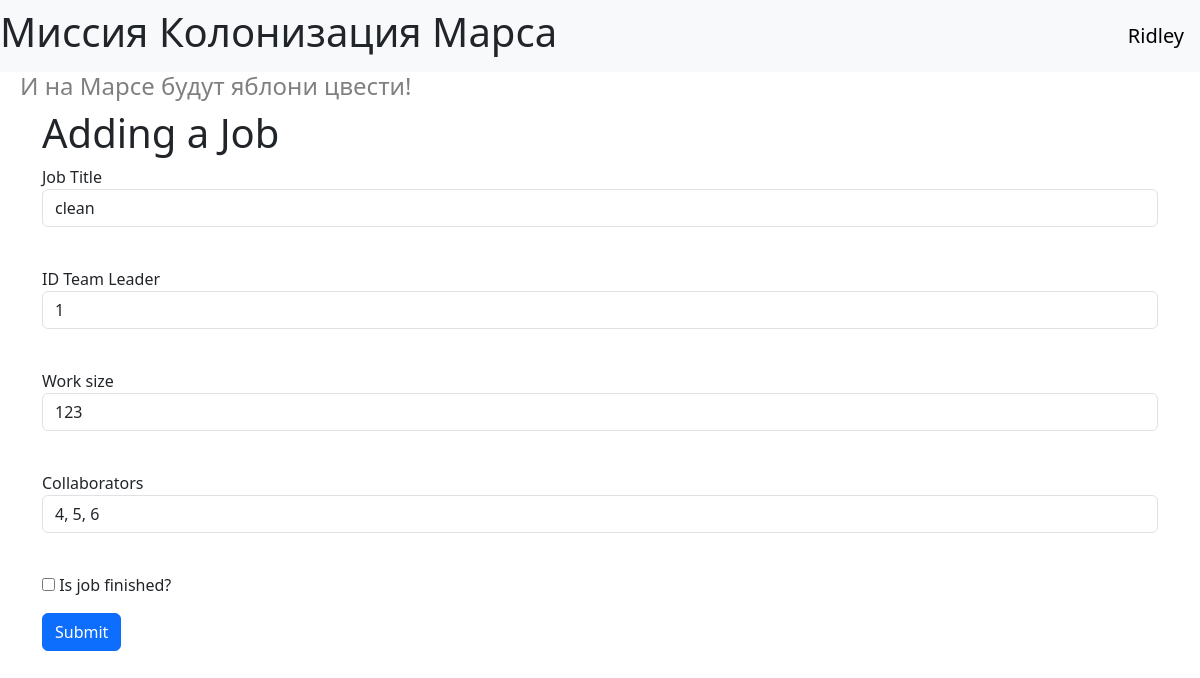
The app's page /edit_job/2 (signed in), older data.
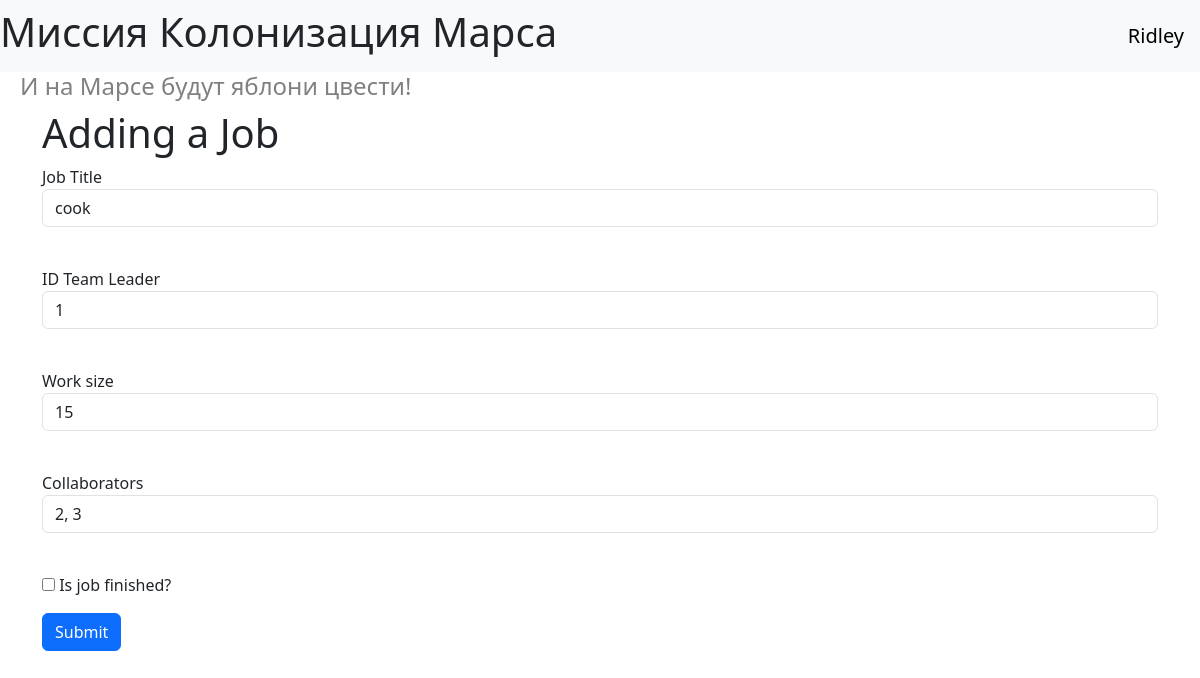
The same page, newer data.
### data/jobs.py (models this page shows)
class Job(db_session.SqlAlchemyBase):
    __tablename__ = 'jobs'
    id = sqlalchemy.Column(sqlalchemy.Integer, primary_key=True, autoincrement=True)
    team_leader = sqlalchemy.Column(sqlalchemy.Integer, sqlalchemy.ForeignKey("users.id"))
    job = sqlalchemy.Column(sqlalchemy.String, nullable=True)
    work_size = sqlalchemy.Column(sqlalchemy.Integer, nullable=True)
    collaborators = sqlalchemy.Column(sqlalchemy.String, nullable=True)
    start_date = sqlalchemy.Column(sqlalchemy.DateTime, default=datetime.datetime.now)
    end_date = sqlalchemy.Column(sqlalchemy.DateTime, nullable=True)
    is_finished = sqlalchemy.Column(sqlalchemy.Boolean, nullable=True)
    user = orm.relationship('User')
    categories = orm.relationship("Category",
                                  secondary="association",
                                  backref="jobs")

### index2.py (the view, shortened to what this page needs)
@app.route('/edit_job/<int:id>', methods=['GET', 'POST'])
@login_required
def edit_job(id):
    db_session.global_init("db/mars_explorer.db")
    form = AddJobForm()
    if request.method == "GET":
        db_sess = db_session.create_session()
        jobs = db_sess.query(Job).filter(Job.id == id,
                                         ((Job.team_leader == current_user.id) | (current_user.id == 1))).first()
        if jobs:
            form.job.data = jobs.job
            form.team_leader.data = jobs.team_leader
            form.work_size.data = jobs.work_size
            form.collaborators.data = jobs.collaborators
            form.is_finished.data = jobs.is_finished
        else:
            abort(404)
    return render_template('add_job.html', title='Редактирование работы', form=form)

### forms/job.py
class AddJobForm(FlaskForm):
    job = StringField('Job Title', validators=[DataRequired()])
    team_leader = StringField('ID Team Leader', validators=[DataRequired()])
    work_size = StringField('Work size', validators=[DataRequired()])
    collaborators = StringField('Collaborators', validators=[DataRequired()])
    is_finished = BooleanField('Is job finished?')
    submit = SubmitField('Submit')

### data/db_session.py (called while the page is built, shortened)
def global_init(db_file):
    global __factory
    if __factory:
        return

def create_session() -> Session:
    global __factory
    return __factory()

### index2.py (called while the page is built)
@login_manager.user_loader
def load_user(user_id):
    db_session.global_init("db/mars_explorer.db")
    db_sess = db_session.create_session()
    return db_sess.query(User).get(user_id)

### templates/add_job.html (shortened to what this page needs)
{% extends "base.html" %}
{% block content %}
<h1>Adding a Job</h1>
{% if current_user.is_authenticated %}
    <form action="" method="post">
        <p>
            {{ form.job.label }}<br>
            {{ form.job(class="form-control") }}<br>
        </p>
        <p>
            {{ form.team_leader.label }}<br>
            {{ form.team_leader(class="form-control") }}<br>
        </p>
        <p>
            {{ form.work_size.label }}<br>
            {{ form.work_size(class="form-control") }}<br>
        </p>
        <p>
            {{ form.collaborators.label }}<br>
            {{ form.collaborators(class="form-control") }}<br>
        </p>
        <p>{{ form.is_finished() }} {{ form.is_finished.label }}</p>
        <p>{{ form.submit(type="submit", class="btn btn-primary") }}</p>
    </form>
{% else %}
    <p>
        <h3>Авторизуйтесь</h3>
    </p>
{% endif %}
{% endblock %}

Row changes from the older to the newer data that the page shows:
changed Job: job "clean" → "cook"; work_size "123" → "15"; collaborators "4, 5, 6" → "2, 3"
